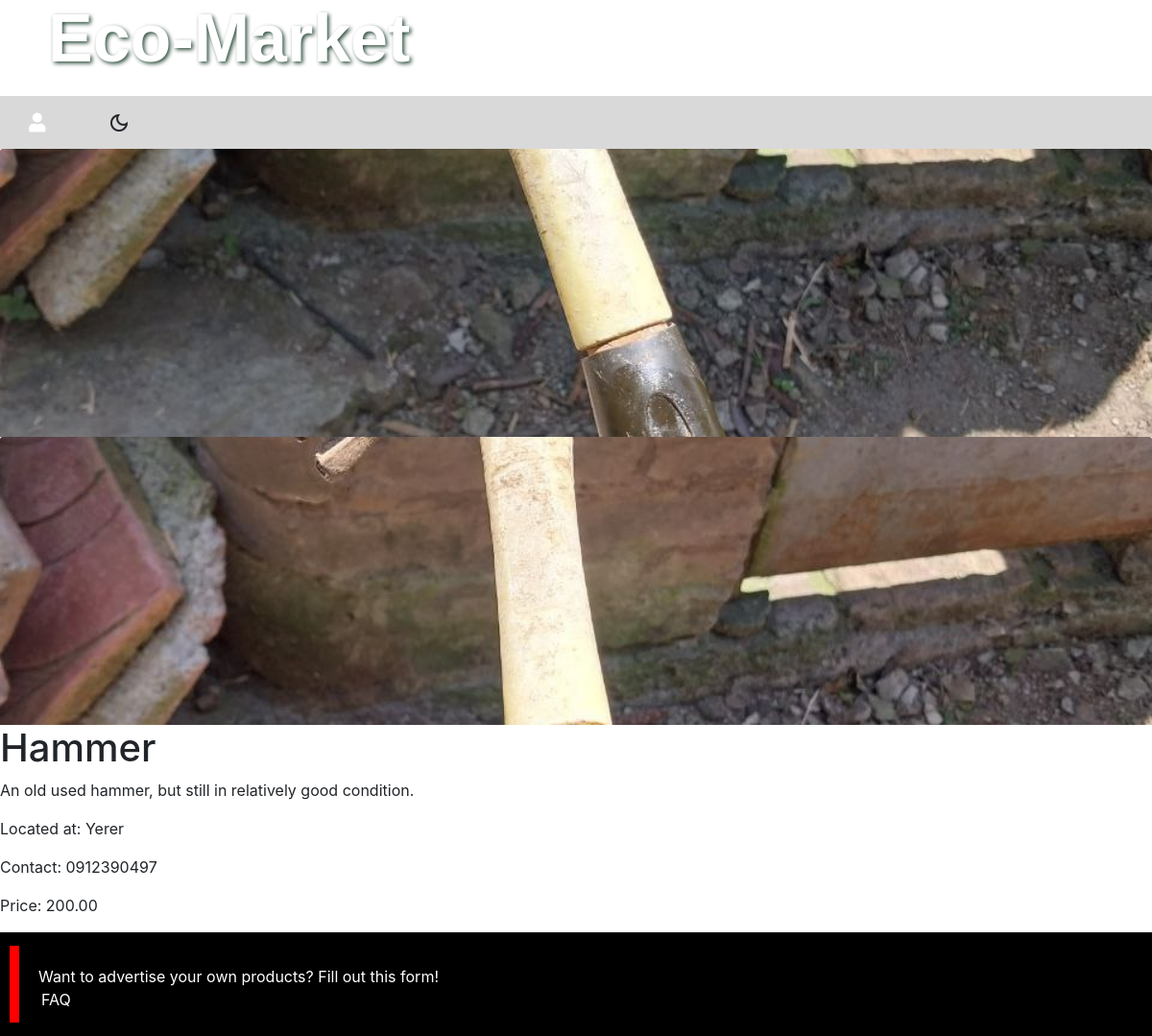
The app's page /product/hammer with its own data.
### products/models.py (models this page shows, shortened)
class ProductImage(models.Model):
    product = models.ForeignKey(
        Product, on_delete=models.CASCADE, related_name="product_image"
    )
    image = models.ImageField(
        verbose_name=("images"),
        help_text=("upload the product image"),
        upload_to="images",
        default="images/default.png",
    )
    alt_text = models.CharField(
        verbose_name=("Alternative Text"),
        help_text=("Please add alternative text"),
        max_length=255,
        null=True,
        blank=True,
    )
    is_feature = models.BooleanField(default=False)
    created_at = models.DateTimeField(auto_now_add=True, editable=False)
    UPDATED_at = models.DateTimeField(auto_now=True)
    class Meta:
        verbose_name = "product Image"
        verbose_name_plural = "product Images"

class Product(models.Model):
    product_type = models.ForeignKey(
        ProductType, related_name="categories", on_delete=models.RESTRICT
    )
    category = models.ForeignKey(
        Category, related_name="product_types", on_delete=models.RESTRICT
    )
    title = models.CharField(
        verbose_name=("Title"), help_text=("required"), max_length=255
    )
    description = models.TextField(
        verbose_name=("description"), help_text=("not required"), blank=True
    )
    location = models.CharField(
        verbose_name=("location"), help_text=("required"), blank=True, max_length=255
    )
    contact = models.CharField(
        verbose_name=("contact"), help_text=("required"), blank=True, max_length=255
    )
    slug = models.SlugField(max_length=255)
    regular_price = models.DecimalField(
        verbose_name=("Regular Price"),
        help_text=("Maximum 99,999"),
        error_messages={
            "name": {
                "max_length": ("THe price should be between 0 and 99,999"),
            },
        },
        max_digits=6,
        decimal_places=2,
    )
    discount_price = models.DecimalField(
        verbose_name=("Discount Price"),
        help_text=("Maximum 99,999"),
        error_messages={
            "name": {
                "max_length": ("The price should be between 0 and 99,999"),
            },
        },
        max_digits=6,
        decimal_places=2,
    )
    is_active = models.BooleanField(
        verbose_name=("Product visibility"),
        help_text=("Change product visibility"),
        default=True,
    )
    created_at = models.DateTimeField(("Created at"), auto_now_add=True, editable=False)
    updated_at = models.DateTimeField(("Updated at"), auto_now=True)
    class Meta:
        ordering = ["-created_at"]
        verbose_name = "Product"
        verbose_name_plural = "Products"

### products/views.py (the view)
# urls.py: path("product/<slug:slug>", views.product_detail, name="product_detail"),
def product_detail(request, slug):
    product = get_object_or_404(Product, slug=slug, is_active=True)
    template_name = "single.html"
    context = {
        "product": product,
        "template_name": template_name,
    }
    return render(request, "single.html", {"product": product})

### templates/single.html (shortened to what this page needs)
{% extends 'base.html' %}
{% block content %}
<div class="product-container">
  <div class="product-image">
    {% for image in product.product_image.all %} {% if image.is_feature %}
    <img
      class="card-img-top custom-img"
      width="200px"
      height="200px"
      src="{{ image.image.url }}"
      alt="{{ image.image.alt_text }}"
    />
    {% else %}
    <img
      class="card-img-top custom-img"
      width="100px"
      height="100px"
      src="{{ image.image.url }}"
      alt="{{ image.image.alt_text }}"
    />
    {% endif %} {% endfor %}
  </div>
  <div class="product-details">
    <h1>{{ product.title }}</h1>
    <p>{{ product.description }}</p>
    <p>Located at: {{ product.location }}</p>
    <p>Contact: {{ product.contact }}</p>
    <p>Price: {{ product.regular_price }}</p>
  </div>
</div>
{% endblock %}

### static/css/index.css (style rules this page uses)
body, html { margin: 0; padding: 0; height: 100%; background: rgb(255, 255, 255); background-image: rgb(226, 204, 207); }
body { background-color: #ffffff; color: #000000; }
.custom-img { object-fit: cover; height: 300px; width: 300px; }

### records on screen
ProductImage: image (picture)
ProductImage: image (picture)
Product: title "Hammer", description "An old used hammer, but still in relatively good condition.", location "Yerer", contact "0912390497", regular_price "200.00"
